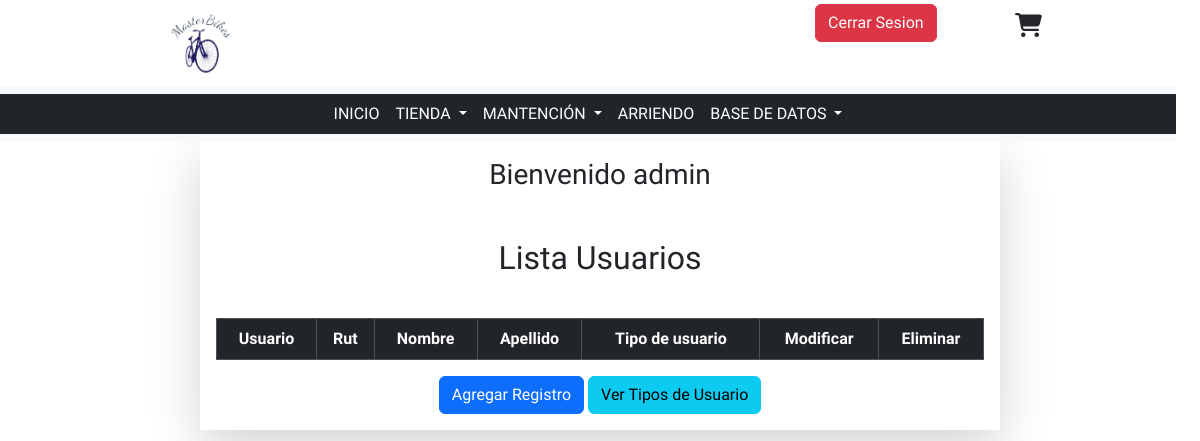
Page /MasterBikes/crud-usuarios (signed in) on the earlier database version.
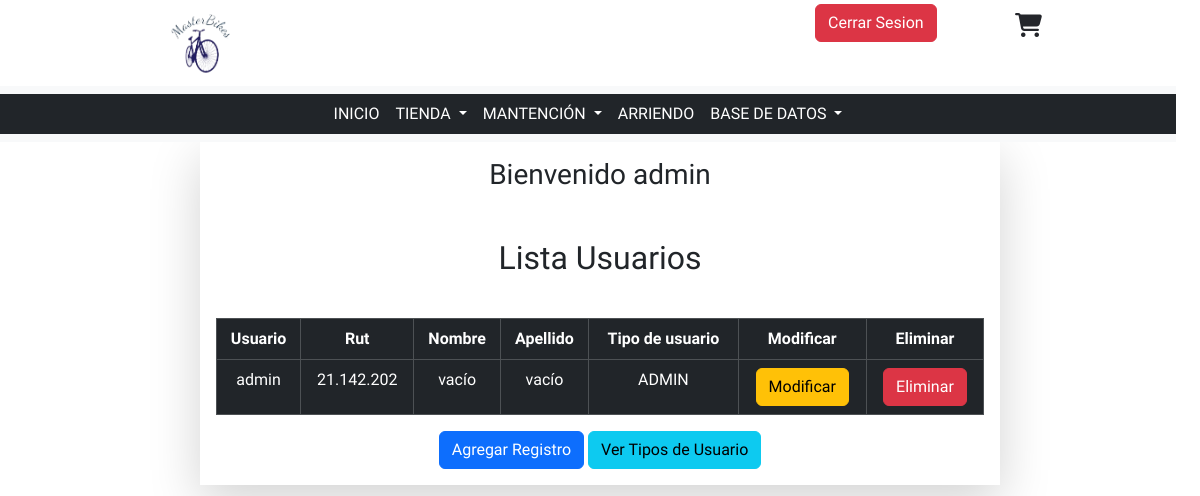
Same page on the later database version.
### MasterBikes/models.py (models this page shows, shortened)
class Usuario(models.Model):
    user = models.OneToOneField(User, on_delete=models.CASCADE)
    rut = models.CharField(primary_key=True, max_length=10)
    id_tipo_usuario = models.ForeignKey(
        "TipoUsuario", on_delete=models.CASCADE, db_column="idTipoUsuario"
    )

class TipoUsuario(models.Model):
    id_tipo_usuario = models.AutoField(primary_key=True, db_column="idTipoUsuario")
    tipo = models.CharField(max_length=30, db_column="Tipo de Usuario")
    descripcion = models.CharField(max_length=60)

### MasterBikes/views.py (the view)
# urls.py: path('crud-usuarios', views.crud_usuarios, name='crud-usuarios'),
@login_required
def crud_usuarios(request):
    usuarios = Usuario.objects.all()
    tipoUsuarios = TipoUsuario.objects.all()
    context={
        "usuarios" : usuarios,
        "tipoUsuarios": tipoUsuarios,
    }
    return render(request, 'pages/despliegue/crud_usuarios.html', context)

### MasterBikes/templates/pages/despliegue/crud_usuarios.html (shortened to what this page needs)
<!DOCTYPE html>
<html lang="en">
<head>
    {% load static %}
    <link rel="stylesheet" href="{% static 'css/bootstrap.min.css'%}">
    <link rel="stylesheet" href="{% static 'css/style.css'%}">
    <link rel="stylesheet" href="https://cdnjs.cloudflare.com/ajax/libs/font-awesome/6.2.1/css/all.min.css">
</head>
<body>
    {% include 'base/header_admin.html'%}
    <main>
        <div class="container">
            <div class="row">
                <div class="col-md-8 shadow-lg mx-auto text-center p-3">
                    {% if request.user.is_authenticated %}
                        <h3>Bienvenido {{request.user.username }}</h3>
                    {% endif%}
                    <br>
                    <h2 class="my-3">Lista Usuarios</h2><br>
                    <table class="table table-dark table-hover table-bordered">
                        <thead>
                            <th>Usuario</th>
                            <th>Rut</th>
                            <th>Nombre</th>
                            <th>Apellido</th>
                            <th>Tipo de usuario</th>
                            <th>Modificar</th>
                            <th>Eliminar</th>
                        </thead>
                        <tbody>
                            {% if usuarios %}
                                {% for tmp in usuarios %}
                                    <tr>
                                        <td>{{tmp.user.username}}</td>
                                        <td>{{tmp.rut}}</td>
                                        {% if tmp.user.first_name == null or tmp.user.first_name == blank or tmp.user.first_name == "" %}
                                            <td>vacío</td>
                                        {% else %}
                                            <td>{{tmp.user.first_name}}</td>
                                        {% endif %}
                                        {% if tmp.user.last_name == null or tmp.user.last_name == blank or tmp.user.last_name == "" %}
                                            <td>vacío</td>
                                        {% else %}
                                            <td>{{tmp.user.last_name}}</td>
                                        {% endif %}
                                        {% if tipoUsuarios %}
                                            {% for tipo in tipoUsuarios %}
                                                {% if tipo.id_tipo_usuario == tmp.id_tipo_usuario.id_tipo_usuario %}
                                                    {% if tipo.tipo == null or tipo.tipo == blank %}
                                                        <td>Sin</td>
                                                    {% else %}
                                                        <td>{{tipo.tipo}}</td>
                                                    {% endif %}
                                                {% endif %}
                                            {% endfor %}
                                        {% endif %}
                                        <td><a href=""><button
                                            class="btn btn-warning">Modificar</button></a></td>
                                        <td><a href=""><button
                                            class="btn btn-danger">Eliminar</button></a></td>
                                    </tr>
                                {% endfor%}
                            {% endif %}
                        </tbody>
                    </table>
                    <a href="{% url 'add-usuario' %}">
                        <button class="btn btn-primary">Agregar Registro</button>
                    </a>
                    <a href="{% url 'crud-varios' %}">
                        <button class="btn btn-info">
                            Ver Tipos de Usuario
                        </button>
                    </a>
                </div>
            </div>
        </div>
    </main>
</body>
</html>

Differences in the rows shown:
now on this page (row edited): Usuario: user.username "admin", rut "21.142.202", shows "vacío"
added TipoUsuario: tipo "ADMIN"
